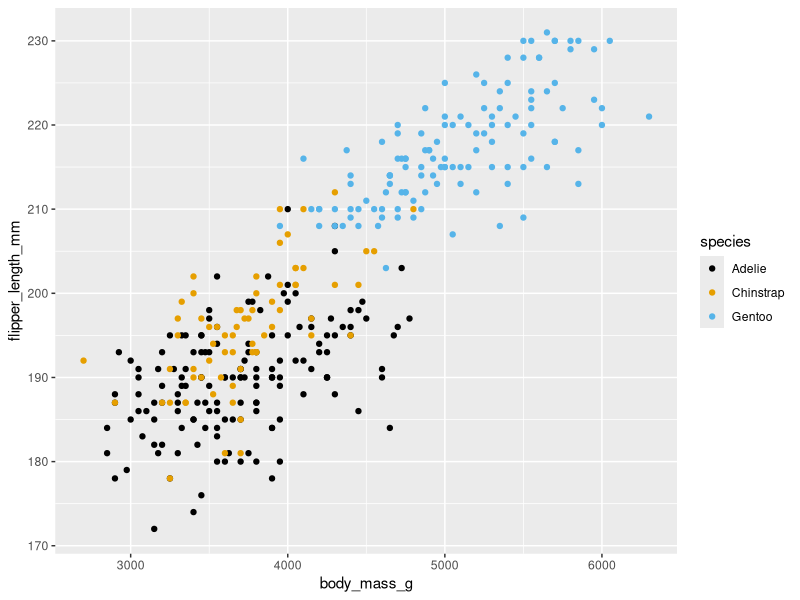
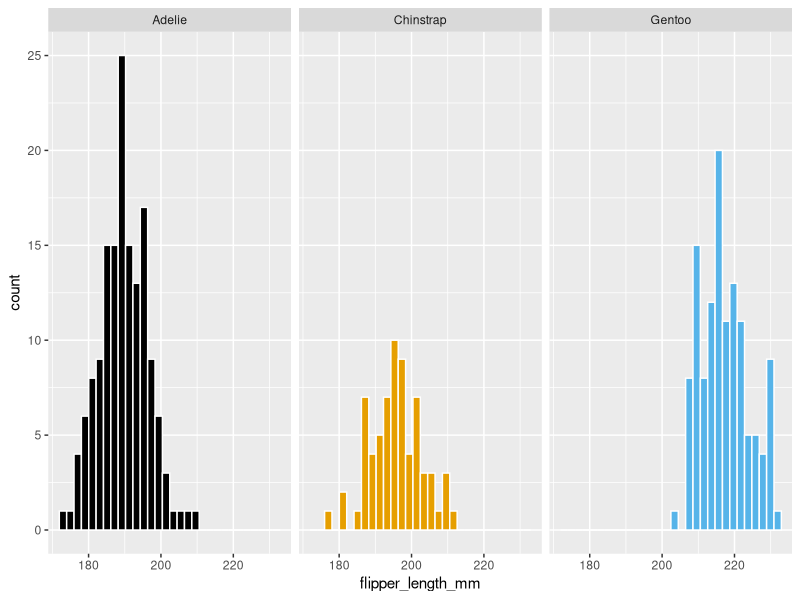
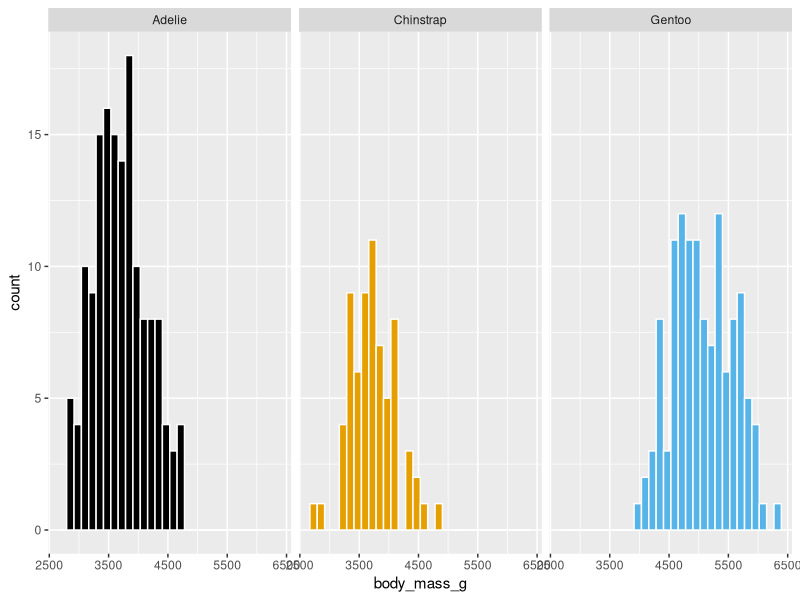

Recreate these plots in R, in order.
## ---- chunk 1
library(palmerpenguins)
library(ggthemes)
library(tidyverse)
## ---- chunk 2
#| fig-width: 8
#| fig-height: 6
#| fig-align: 'center'
#| title: Graph 1
ggplot(penguins, aes(x = body_mass_g, y = flipper_length_mm, col = species)) + 
  geom_point() + 
  scale_color_colorblind()
## ---- chunk 3
#| fig-width: 6
#| fig-height: 3
#| title: Graph 2
ggplot(penguins, aes(x = flipper_length_mm, fill = species)) + 
  geom_histogram(col = "white") + 
  facet_wrap(vars(species)) + 
  scale_fill_colorblind() + 
  theme(legend.position = "none")
## ---- chunk 4
#| fig-width: 6
#| fig-height: 3
#| title: Graph 3
ggplot(penguins, aes(x = body_mass_g, fill = species)) + 
  geom_histogram(col = "white") + 
  facet_wrap(vars(species)) + 
  scale_fill_colorblind() + 
  theme(legend.position = "none")
## ---- chunk 5
penguins
